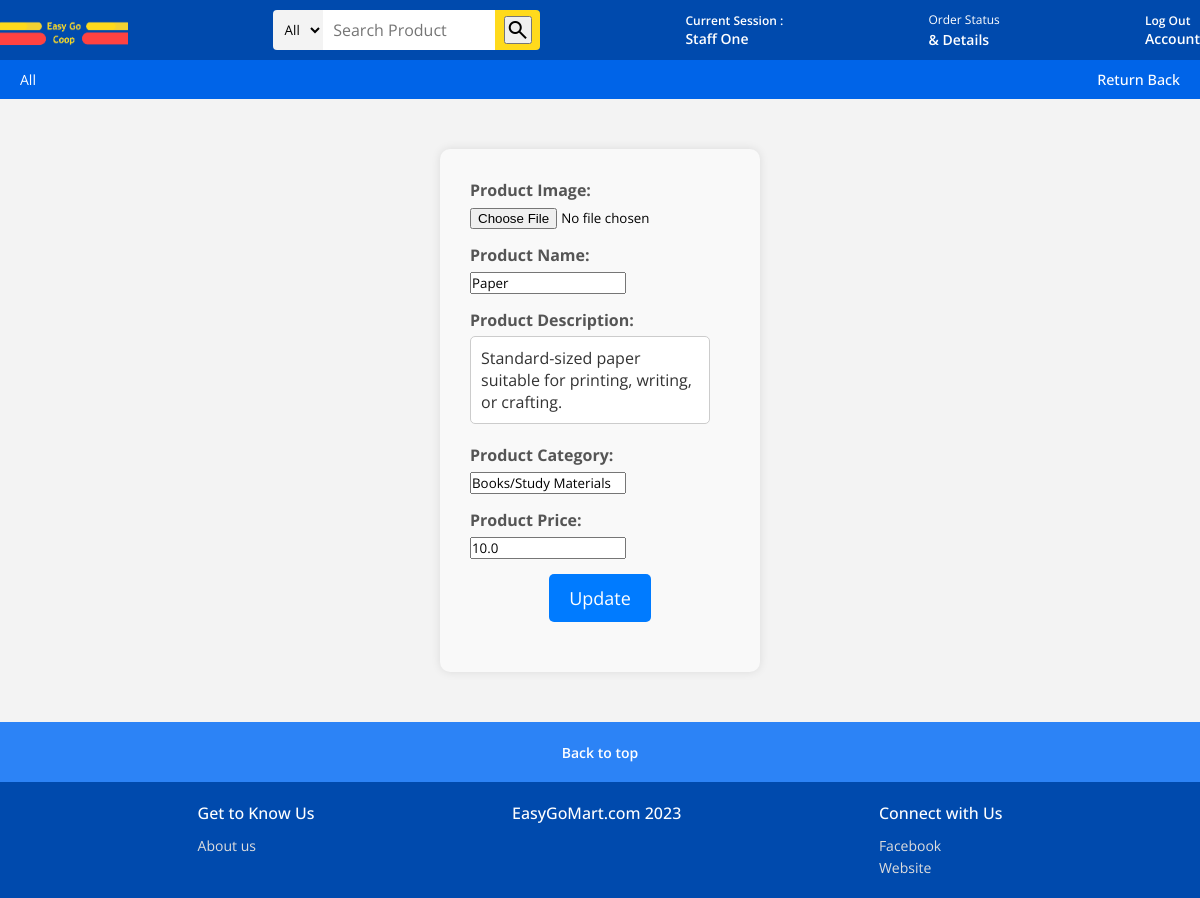
Page /updateProduct/B0001/ (signed in) on the committed database.
### easyGoMart/models.py (models this page shows)
class Staff(models.Model):
    staffID = models.CharField(max_length= 5, primary_key= True)
    staffName = models.CharField(max_length=100)
    password = models.TextField(default='null')

class Product(models.Model):
    productID = models.CharField(max_length= 5, primary_key= True)
    productImg = models.ImageField()
    productName = models.TextField()
    productDesc = models.TextField()
    productCategory = models.CharField(max_length=30)
    productPrice = models.FloatField()

### easyGoMart/views.py (the view, shortened to what this page needs)
# urls.py: path('updateProduct/<str:product_id>/', views.updateProduct, name='updateProduct'),
def updateProduct(request, product_id):
    if 'staffID' not in request.session:
        return HttpResponseRedirect(reverse('loginStaff'))
    else:
        staffID = request.session['staffID']
        staff = Staff.objects.get(staffID=staffID)
        product = get_object_or_404(Product, productID=product_id)
        dataDict = {
            'staffName': staff.staffName,
            'product': product,
        }
        return render (request,"staffUpdateProduct.html",dataDict)

### easyGoMart/templates/staffUpdateProduct.html (shortened to what this page needs)
<!DOCTYPE html>
<html lang="en">
{% load static %}
<head>
  <link rel="stylesheet" href="https://cdnjs.cloudflare.com/ajax/libs/font-awesome/6.0.0-beta3/css/all.min.css">
</head>
    <body>
      <header>
        <nav class="navbar">
          <div class="nav-logo">
            <a href="{% url 'staffPage' %}"><img src="{% static 'media/logo.png' %}" alt="logo">
            </a>
          </div>
          <form action="{% url 'staffPageFilter' %}" method="get">
            <div class="nav-search">
                <select name="category" class="select-search">
                  <option value="All">All</option>
                </select>
                <input type="text" name="search" placeholder="Search Product" class="search-input">
                <div class="search-icon">
                    <button type="submit" class="material-symbols-outlined">search</button>
                </div>
            </div>
        </form>
        <div class="sign-in">
          <a href="#"> <p>Current Session :</p>
           <span>{{ staffName }}</span>
          </a>
         </div>
          <div class="returns">
            <a href="{% url 'staffOrderDetails' %}">
              <p>Order Status</p>
              <span>&amp; Details</span></a>
          </div>
          <div class="sign-in">
            <a href="{% url 'logoutStaff' %}" method="post" type="submit"> <p>Log Out</p>
             <span>Account</span></a>
           </div>
        </nav>
        <div class="banner">
          <div class="banner-content">
            <div class="panel">
              <a href="{% url 'staffPage' %}">All</a>
            </div>
            <div class="deals">
              <a href="{% url 'staffPage' %}">Return Back</a>
            </div>
          </div>
        </div>
      </header>
     <section class="shop-section">
      <div class="wrapper">
        <form method="post" enctype="multipart/form-data">
            <div class="inputfield">
              <label for="productImg">Product Image:</label>
              <input type="file" name="productImg" id="productImg">
          </div>
            <div class="inputfield">
                <label for="productName">Product Name:</label>
                <input type="text" name="productName" id="productName" value="{{ product.productName }}" required>
            </div>
            <div class="inputfield">
                <label for="productDesc">Product Description:</label>
                <textarea name="productDesc" id="productDesc" rows="3" required>{{ product.productDesc }}</textarea>
            </div>
            <div class="inputfield">
                <label for="productCategory">Product Category:</label>
                <input type="text" name="productCategory" id="productCategory" value="{{ product.productCategory }}" required>
            </div>
            <div class="inputfield">
                <label for="productPrice">Product Price:</label>
                <input type="text" name="productPrice" id="productPrice" value="{{ product.productPrice }}" required>
            </div>
            <div class="btn-box">
                <input type="submit" value="Update" class="btn">
            </div>
        </form>
    </div>
    </section>
    <footer>
      <a href="#" class="footer-title">
        Back to top
      </a>
      <div class="footer-items">
        <ul>
          <h3>Get to Know Us</h3>
          <li><a href="https://beranang.kpm.edu.my/kpmb/index.php">About us</a></li>
        </ul>
        <ul>
          <h3>EasyGoMart.com 2023</h3>
        </ul>
        <ul>
          <h3>Connect with Us</h3>
          <li><a href="https://www.facebook.com/KPMBERANANGSELANGOR/">Facebook</a></li>
          <li><a href="https://beranang.kpm.edu.my/kpmb/index.php">Website</a></li>
        </ul>
      </div>
    </footer>
    </body>
</html>

### easyGoMart/templates/staffUpdateProduct.html (style rules this page uses)
* { margin: 0; padding: 0; box-sizing: border-box; font-family: "Open Sans", sans-serif; }
html { scroll-behavior: smooth; }
a { text-decoration: none; color: #fff; }
header { width: 100%; background-color:#004AAD; }
.navbar { height: 60px; display: flex; align-items: center; justify-content: space-between; cursor: pointer; color: #fff; max-width: 1280px; margin: 0 auto; }
.nav-search { display: flex; justify-content: space-evenly; max-width: 420px; width: 100%; height: 40px; border-radius: 4px; }
.select-search { background: #f3f3f3; width: 50px; text-align: center; border-top-left-radius: 4px; border-bottom-left-radius: 4px; border: none; }
.search-input { max-width: 600px; width: 100%; font-size: 1rem; border: none; outline: none; padding-left: 10px; }
.search-icon { max-width: 45px; width: 100%; display: flex; justify-content: center; align-items: center; font-size: 1.2rem; background: #FFDA1C; color: #000; cursor: pointer; border-top-right-radius: 4px; border-bottom-right-radius: 4px; }
.sign-in p, .returns p { font-size: 0.75rem; }
.sign-in, .returns span { font-size: 0.875rem; font-weight: 600; }
.banner { padding: 10px 20px; background: #006af4d3; color: #fff; font-size: 0.875rem; }
.banner-content { margin: 0 auto; max-width: 1280px; display: flex; align-items: center; justify-content: space-between; }
.panel { max-width: 1280px; display: flex; align-items: center; gap: 5px; cursor: pointer; }
.deals a { font-size: 0.9rem; font-weight: 500; white-space: nowrap; }
body { min-width: 600px; padding: 0px; }
.shop-section { display: flex; align-items: center; justify-content: center; flex-wrap: wrap; background-color: #f3f3f3; padding: 50px 0; }
.footer-title { display: flex; align-items: center; justify-content: center; background: #006af4d3; color: #fff; font-size: 0.875rem; font-weight: 600; height: 60px; }
.footer-items { display: flex; justify-content: space-evenly; width: 100%; margin: 0 auto; background: #004AAD; }
.footer-items h3 { font-size: 1rem; font-weight: 500; color: #fff; margin: 20px 0 10px 0; }
.footer-items ul { list-style: none; margin-bottom: 20px; }
.footer-items li a { color: #ddd; font-size: 0.875rem; }
.wrapper { max-width: 600px; margin: 0 auto; background: #f9f9f9; padding: 30px; border-radius: 10px; box-shadow: 0 0 10px rgba(0, 0, 0, 0.1); }
.inputfield { margin-bottom: 15px; }
label { font-size: 16px; font-weight: bold; display: block; margin-bottom: 5px; color: #555; }
textarea { width: calc(100% - 20px); padding: 10px; border: 1px solid #ccc; border-radius: 5px; font-size: 16px; resize: none; color: #333; }
.btn-box { margin-top: 15px; text-align: center; }
.btn { background: #007BFF; color: #fff; border: none; padding: 12px 20px; font-size: 18px; cursor: pointer; border-radius: 5px; }

### rows in the picture
Staff: staffName "Staff One"
Product: productName "Paper", productDesc "Standard-sized paper suitable for printing, writing, or crafting.", productCategory "Books/Study Materials", productPrice "10.0"
